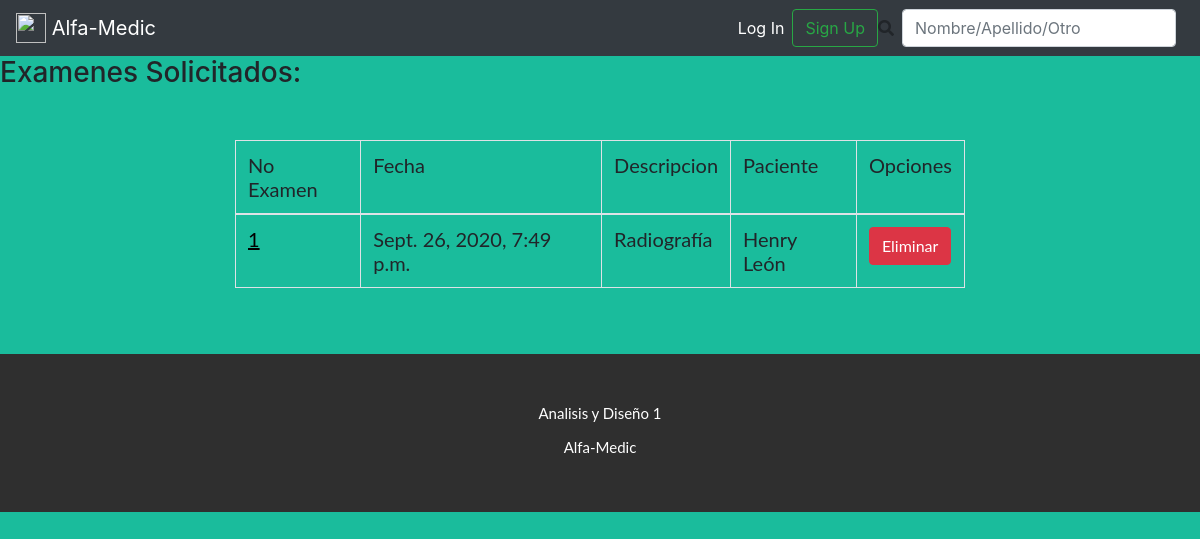
The page /listado_examenes/ on the database as committed earlier.
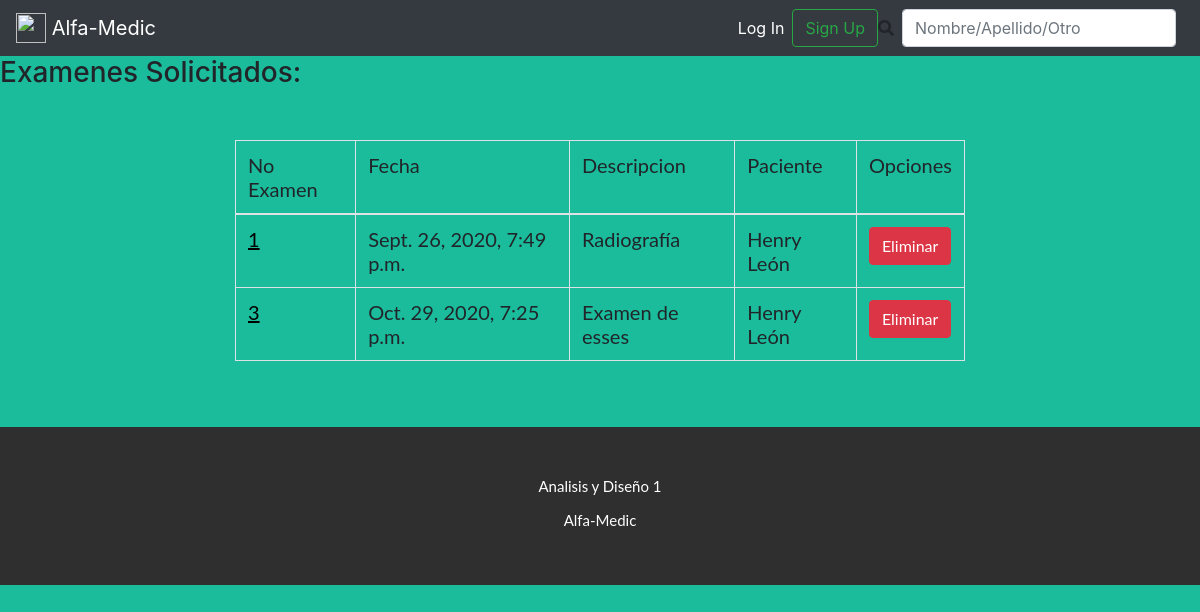
The same page on the database as committed later.
### examen/models.py (models this page shows, shortened)
class Examen(models.Model):
    fecha = models.DateTimeField(auto_now_add=True)
    descripcion = models.CharField(max_length=300)
    cita = models.ForeignKey(Cita, related_name="examenes", on_delete=models.CASCADE, blank=True, null=True)

### cita/models.py (models this page shows, shortened)
class Cita(models.Model):
    ESTADO_OPCIONES = [
        ('PENDIENTE', 'Pendiente'),
        ('ATENDIDA', 'Atendida'),
        ('CANCELADA', 'Cancelada'),
    ]
    fecha = models.DateTimeField(auto_now_add=True)
    fecha_cita = models.DateField()
    hora_cita = models.TimeField()
    estado = models.CharField(max_length=10, choices=ESTADO_OPCIONES, default='PENDIENTE')
    comentario = models.CharField(max_length=50)
    paciente = models.ForeignKey("users.Paciente", related_name="citas", on_delete=models.CASCADE)

### users/models.py (models this page shows, shortened)
class Paciente(models.Model):
    GENERO_OPCIONES = [
        ('MASCULINO', 'Masculino'),
        ('FEMENINO', 'Femenino'),
    ]
    nombre = models.CharField(max_length=100)
    apellido = models.CharField(max_length=100)
    telefono = models.CharField(max_length=50, blank=True, null=True)
    telefono_emergencia = models.CharField(max_length=50, blank=True, null=True)
    correo = models.CharField(max_length=100)
    fecha_nacimiento = models.DateField() #DateField(input_formats=settings.DATE_INPUT_FORMATS, null=True, blan=True) para introducir la fecha dd-mm-DDDD
    direccion = models.CharField(max_length=200)
    descripccion = models.CharField(max_length=500, blank=True, null=True)
    sexo = models.CharField(max_length=10, choices=GENERO_OPCIONES, default='FEMENINO')

### examen/views.py (the view)
# urls.py: path('listado_examenes/', ExaminationListView, name='ExaminationListView'),
def ExaminationListView(request):
        Examenes=Examen.objects.all()
        data={
            'lista_examenes':Examenes
        }
        return render(request, 'examen/listado_examenes.html',data)

### templates/examen/listado_examenes.html
{%extends '_base.html'%}
{% block content %}
<h3>
    Examenes Solicitados:
</h3>
{% if lista_examenes %}
<div class="row" style=" font: 400 15px Lato, sans-serif; font-size: 20px; margin: 30px;">
    <div class="col"></div>
    <div style=" margin: 20px;" class="col-8" >
	<table class="table table-bordered">
		<thead>
			<tr>
				<td>No Examen</td>
				<td>Fecha </td>
				<td>Descripcion </td>
				<td>Paciente</td>
				<td>Opciones </td>
			</tr>
		</thead>
		<tbody>
			{% for examen in lista_examenes %}
			<tr>
				<td><a style="color: black;" href="{% url 'modificar_examen' examen.id %}"><u>{{ examen.pk }}</u></a> </td>
				<td>{{ examen.fecha }}</td>
				<td>{{ examen.descripcion }}</td>
				<td>{{ examen.cita.paciente.nombre }} {{ examen.cita.paciente.apellido }}</td>
				<td>
					<a class="btn btn-danger" href="{% url 'eliminar_examen' examen.id %}">Eliminar</a>
				</td>
			</tr>
			{% endfor %}
			{% else %}
			<h1>Aun no se han realizado examenes!</h1>
			{% endif %}
		</tbody>
	</table>
</div>
<div class="col"></div>
</div>
{% endblock %}

Rows that differ between the two databases and show on the page:
added Examen: pk "3", fecha "Oct. 29, 2020, 7:25 p.m.", descripcion "Examen de esses", cita.paciente.nombre "Henry", cita.paciente.apellido "León"
